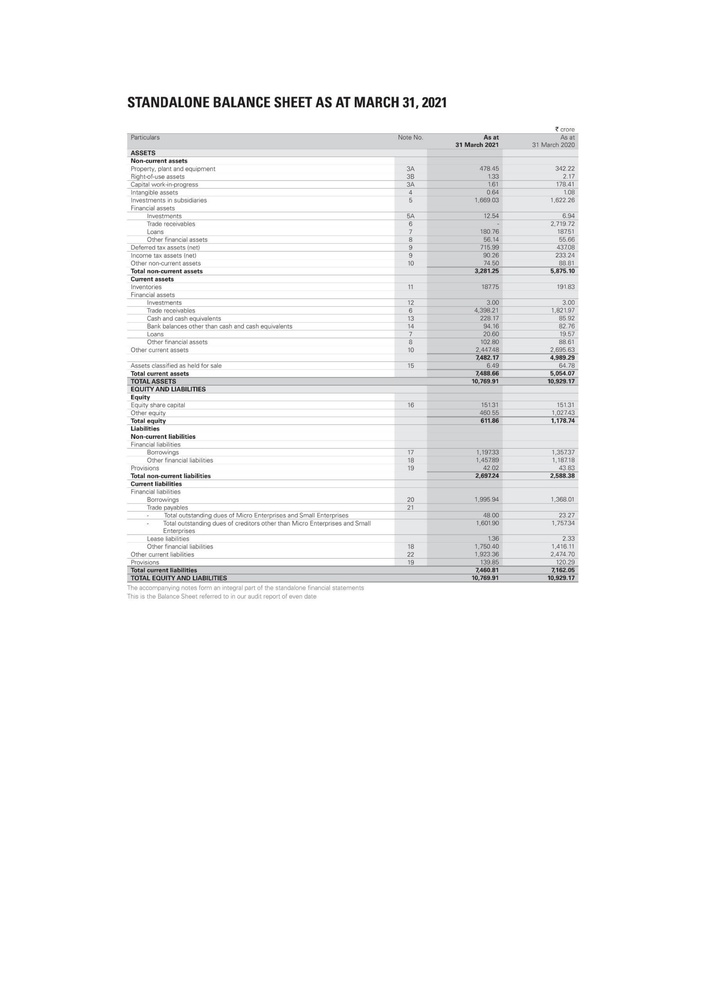
#> input picture Images/Balance-Sheet-Example/Balance-Sheet-Example_page0.jpg, 706 x 999 px, shrunk from 4134 x 5847 before the run
$ python -i rotateimage.py   (imports and definitions only)
#> lines starting #> are read from the running program, lines starting #| are printed output that depends on the picture
import cv2
import numpy as np
from scipy.ndimage import interpolation as inter

def findScore(arr, angle):

    data = inter.rotate(arr, angle, reshape=False, order=0)
    hist = np.sum(data, axis=1)
    score = np.sum((hist[1:] - hist[:-1]) ** 2)

    return hist, score

def findNormalRotation(img):

    img = cv2.cvtColor(img, cv2.COLOR_BGR2GRAY)
    ht, wd = img.shape[:2]
    pix = ~img
    bin_img = 1 - (pix.reshape((ht, wd)) / 255.0)
    delta = 0.5
    limit = 6
    angles = np.arange(-limit, limit + delta, delta)
    scores = []
    for angle in angles:
        hist, score = findScore(bin_img, angle)
        scores.append(score)

    best_score = max(scores)
    best_angle = angles[scores.index(best_score)]

    return best_angle

def rotateImage(img, angle):

    h, w = img.shape[:2]
    center = (w //2, h // 2)
    M = cv2.getRotationMatrix2D(center, angle, 1.0)
    rotated = cv2.warpAffine(img, M, (w,h),
                             flags = cv2.INTER_CUBIC, borderMode = cv2.BORDER_REPLICATE)

    return rotated

def alignImage(imagePath):

    cvImage = cv2.imread(imagePath)
#> cvImage is the input picture: shape (999, 706, 3); mean B, G, R 246.8, 246.6, 246.4
    res = cvImage.copy()
    normRotation = findNormalRotation(cvImage)
#> in findNormalRotation, `pix = ~img`:
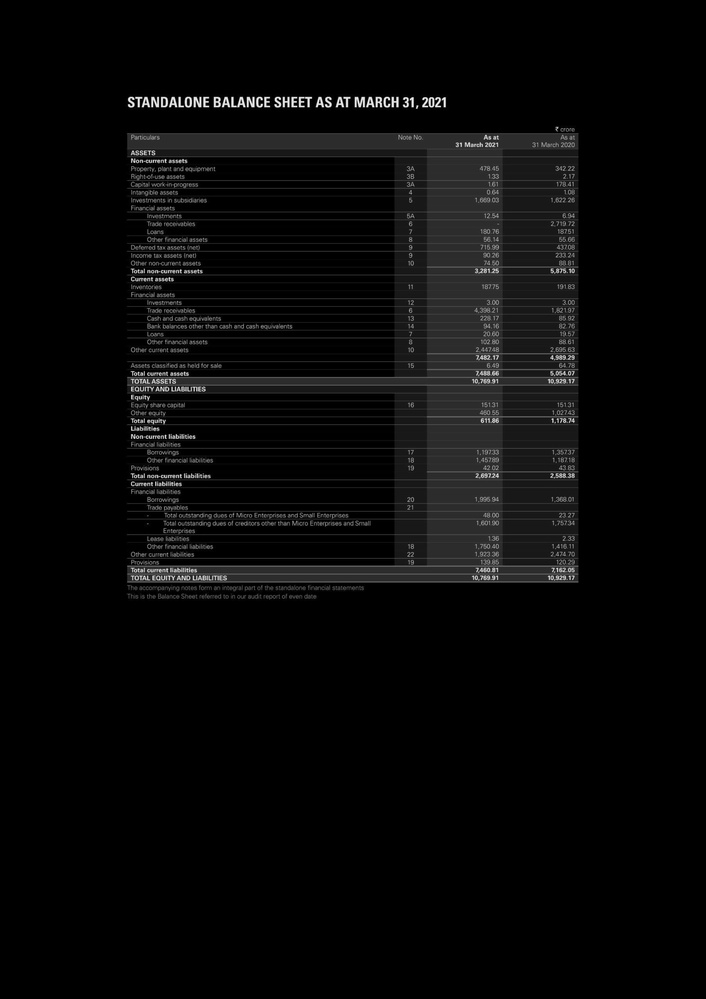
#> pix: shape (999, 706); min 0, max 255, mean 8.4
#> the loop in findNormalRotation, `for angle in angles:` made 25 passes
#> score on passes 1 to 12: 11256.1, 13116.1, 11623.7, 15793.5, 16095.3, 19561.7, 24497.3, 28031.8, 35020.7, 46124.2, 64000.9, 116002.4
#> pass 1, in findScore, `data = inter.rotate(arr, angle, reshape=False, order=0)`:
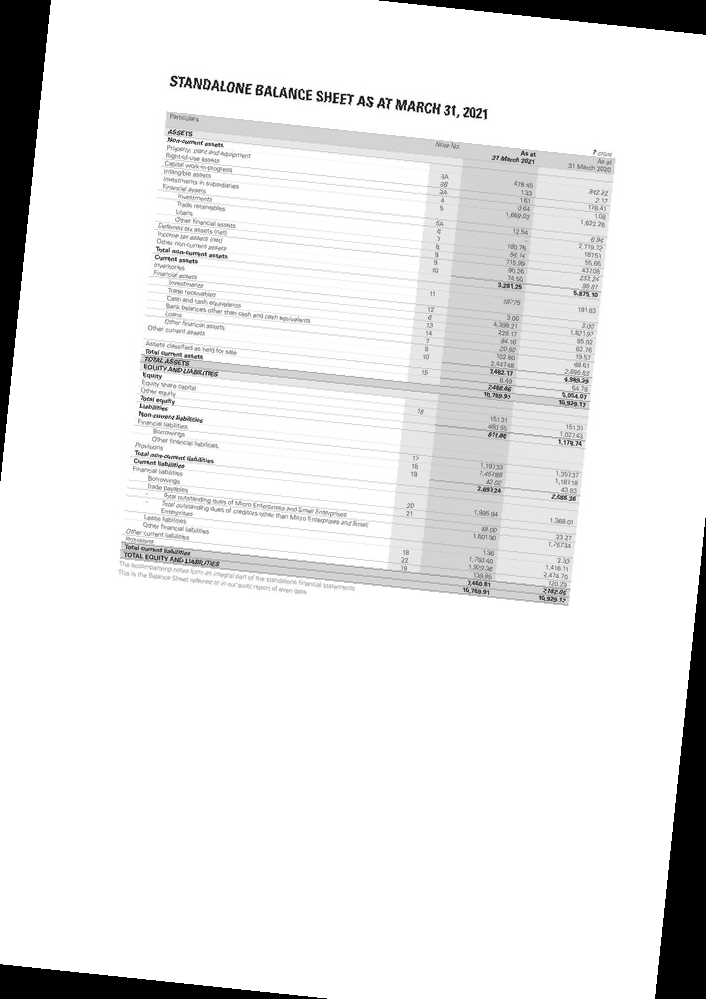
#> data: shape (999, 706) float64; min 0, max 1, mean 0.915
#> pass 2, in findScore (call 2), `data = inter.rotate(arr, angle, reshape=False, order=0)`:
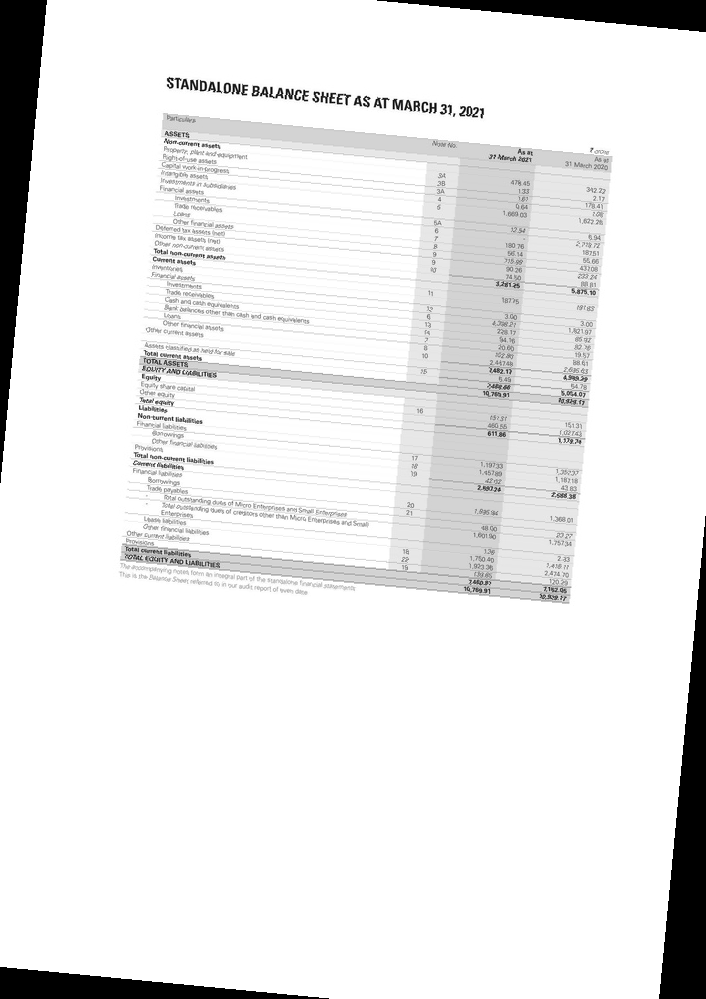
#> data: shape (999, 706) float64; min 0, max 1, mean 0.919
#> pass 3, in findScore (call 3), `data = inter.rotate(arr, angle, reshape=False, order=0)`:
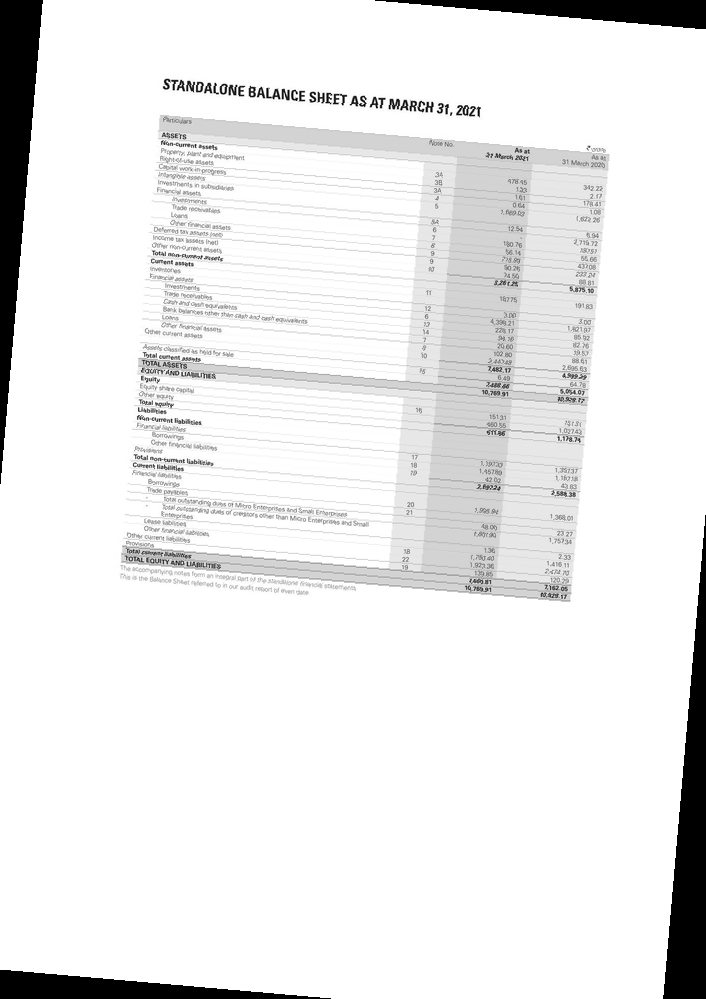
#> data: shape (999, 706) float64; min 0, max 1, mean 0.923
#> after the loop in findNormalRotation, `for angle in angles:`: scores = 25 values, max 249490.1 at index 12, min 10464.8 at index 24, mean 42651.4
#> in findNormalRotation, `best_score = max(scores)`: best_score = 249490.1
#> in findNormalRotation, `best_angle = angles[scores.index(best_score)]`: best_angle = 0
#> normRotation = 0
    rotatedImage = rotateImage(res, normRotation)
#> in rotateImage, `M = cv2.getRotationMatrix2D(center, angle, 1.0)`: M = [[1, 0, 0], [0, 1, 0]]

    return rotatedImage

def rotateMain(imagePath):

    correctedImage = alignImage(imagePath)
    rotatePath = imagePath.replace('.jpg','_rotated.jpg')
    cv2.imwrite(imagePath.replace('.jpg','_rotated.jpg'), correctedImage)

    return rotatePath

>>> result = alignImage('../Images/Balance-Sheet-Example/Balance-Sheet-Example_page0.jpg')

$ run again, on Images/Balance-Sheet-Example/Balance-Sheet-Example_page1.jpg
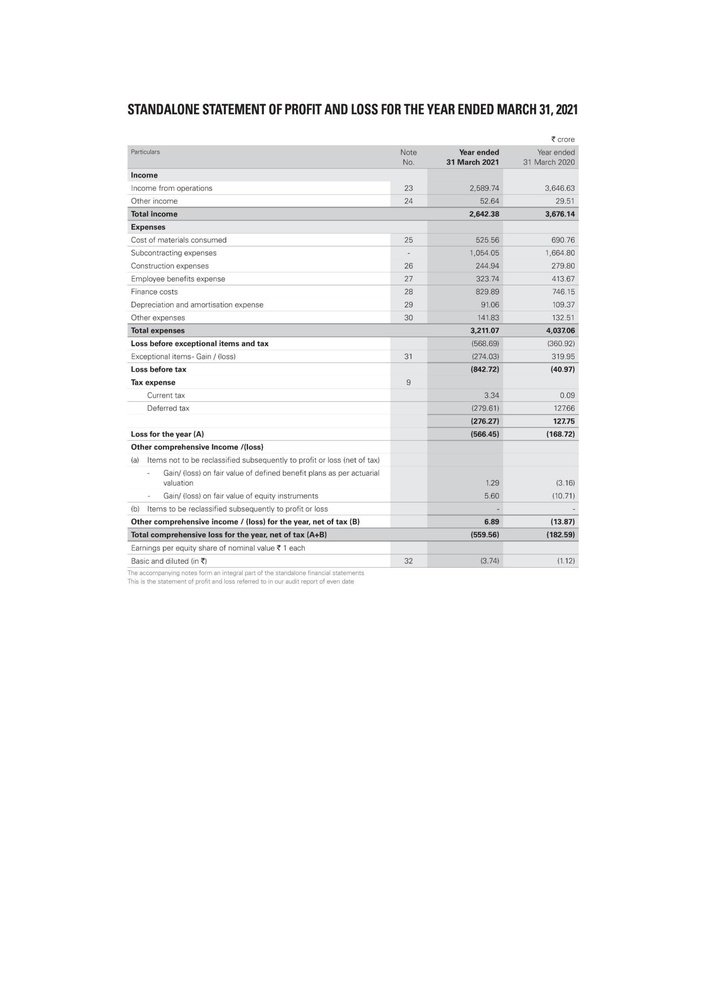
#> input picture Images/Balance-Sheet-Example/Balance-Sheet-Example_page1.jpg, 706 x 999 px, shrunk from 4134 x 5847 before the run
#> in alignImage, cvImage is the input picture: shape (999, 706, 3); mean B, G, R 246.4, 246.1, 246
#> in findNormalRotation, `pix = ~img`:
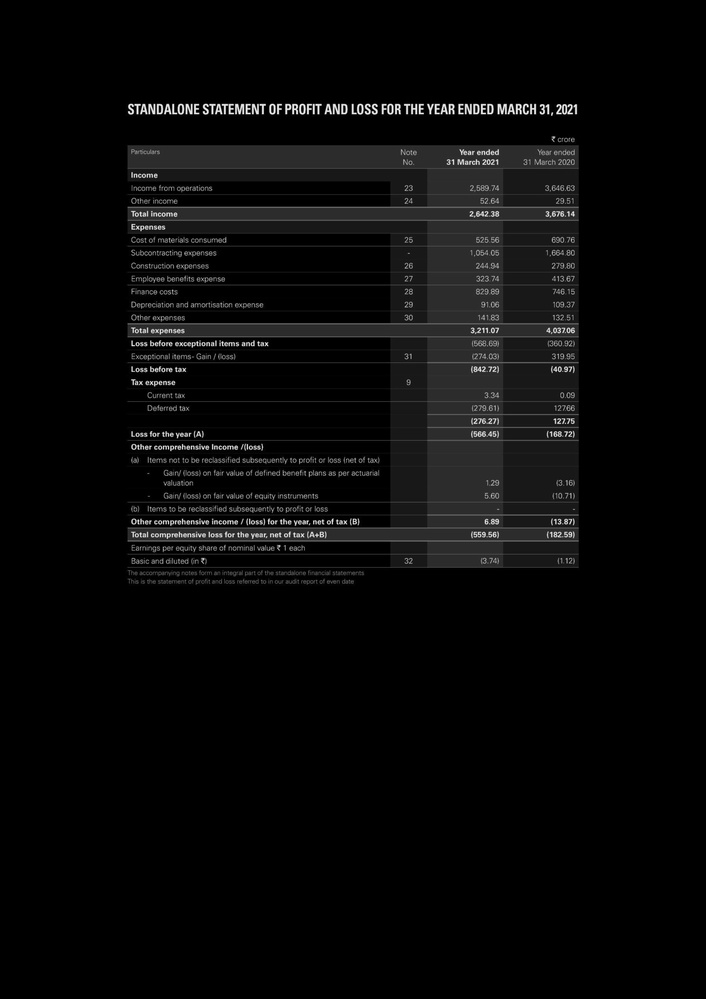
#> pix: shape (999, 706); min 0, max 255, mean 8.9
#> the loop in findNormalRotation, `for angle in angles:` made 25 passes
#> score on passes 1 to 8: 9867.5, 12013.9, 12721.2, 13867.6, 16729.7, 19418.9, 23767.3, 30405.7
#> pass 3, in findScore (call 3), `data = inter.rotate(arr, angle, reshape=False, order=0)`:
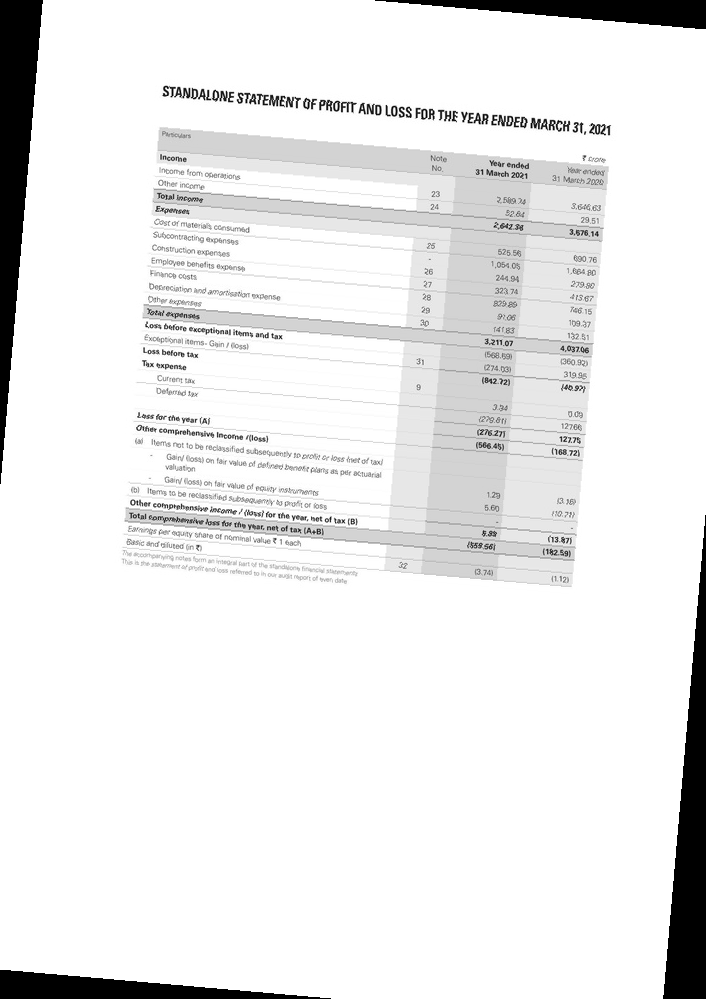
#> data: shape (999, 706) float64; min 0, max 1, mean 0.921
#> after the loop in findNormalRotation, `for angle in angles:`: scores = 25 values, max 305296.3 at index 12, min 9854.5 at index 24, mean 47416.3
#> best_score = 305296.3
#> best_angle = 0
#> M = [[1, 0, 0], [0, 1, 0]]

$ run again, on Images/Balance-Sheet-Example/Balance-Sheet-Example_page3.jpg
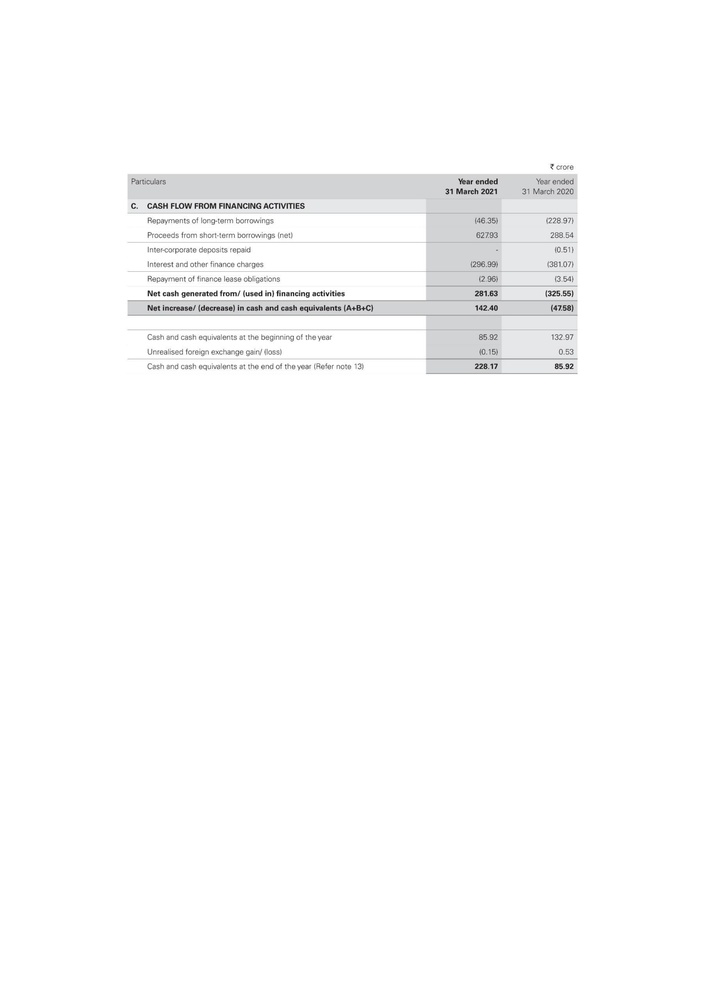
#> input picture Images/Balance-Sheet-Example/Balance-Sheet-Example_page3.jpg, 706 x 999 px, shrunk from 4134 x 5847 before the run
#> in alignImage, cvImage is the input picture: shape (999, 706, 3); mean B, G, R 251.2, 251.1, 251
#> in findNormalRotation, `pix = ~img`:
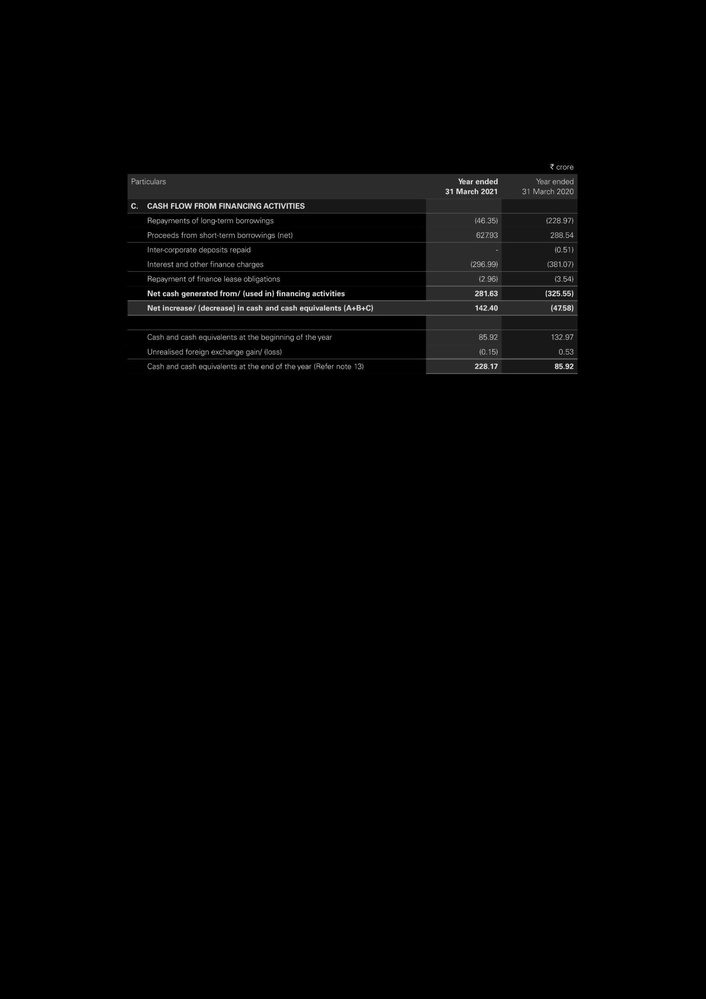
#> pix: shape (999, 706); min 0, max 255, mean 3.9
#> the loop in findNormalRotation, `for angle in angles:` made 25 passes
#> score on passes 1 to 8: 8185.9, 8891.6, 9653.8, 11094.3, 12705.3, 14679.4, 18416.8, 22598.9
#> pass 3, in findScore (call 3), `data = inter.rotate(arr, angle, reshape=False, order=0)`:
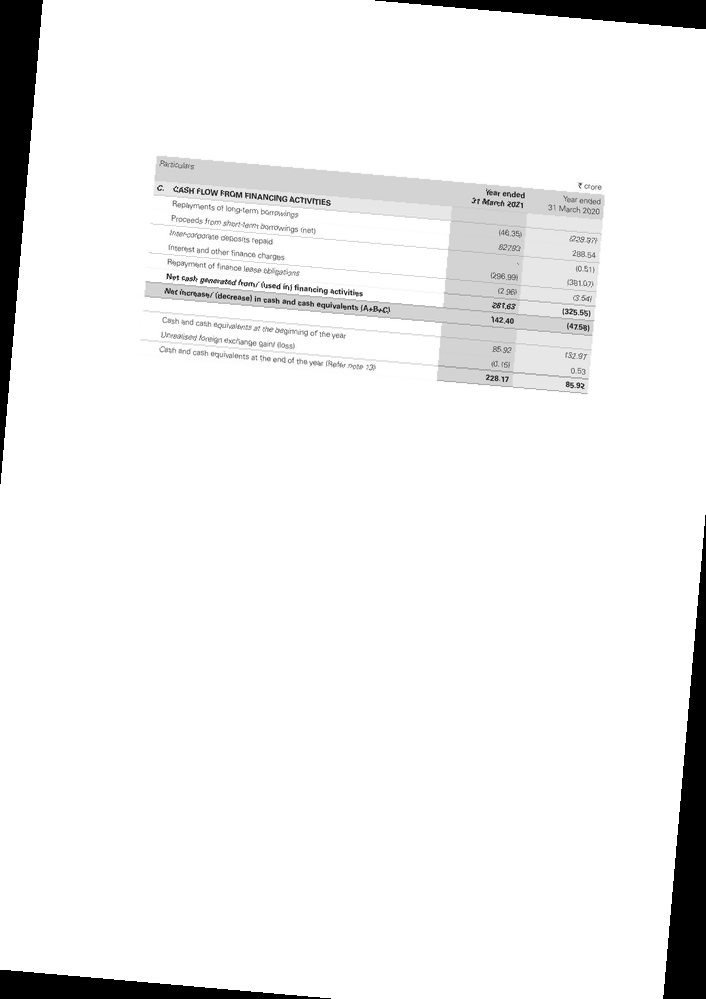
#> data: shape (999, 706) float64; min 0, max 1, mean 0.941
#> after the loop in findNormalRotation, `for angle in angles:`: scores = 25 values, max 110550.3 at index 12, min 8177.1 at index 24, mean 30958.5
#> best_score = 110550.3
#> best_angle = 0
#> M = [[1, 0, 0], [0, 1, 0]]
